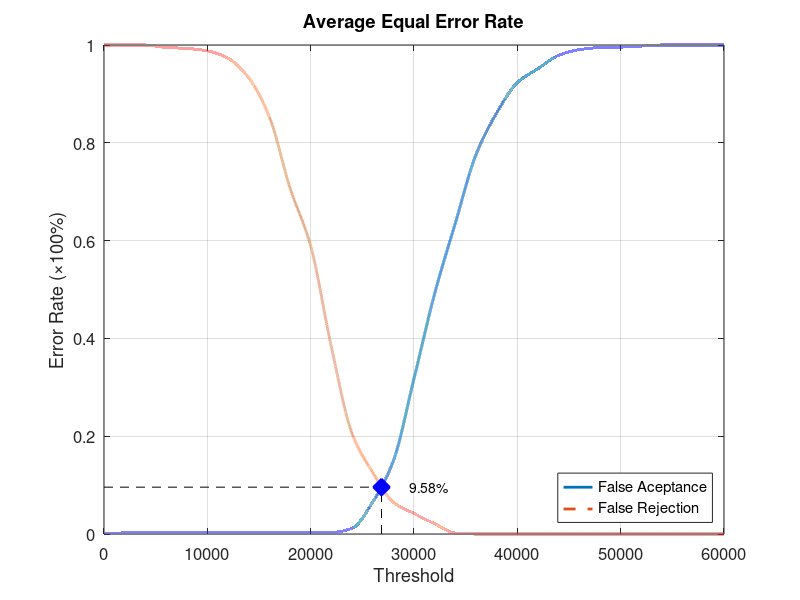
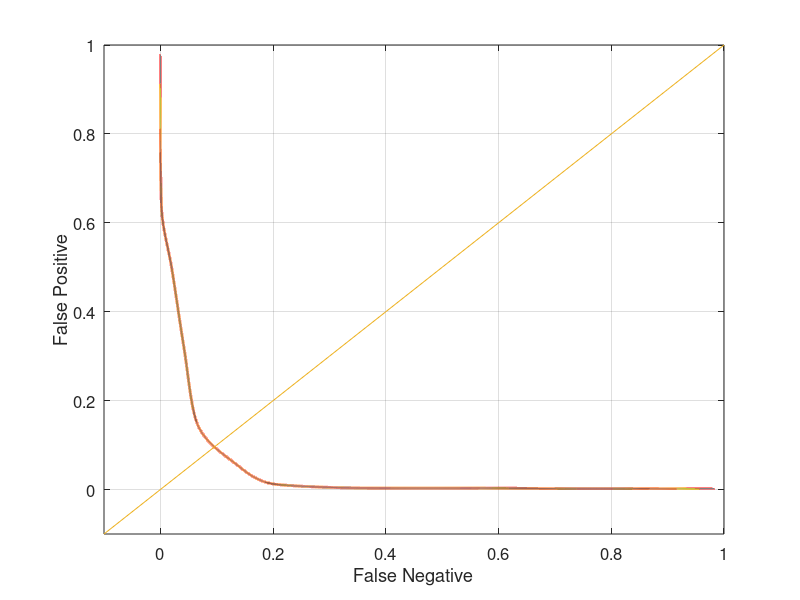

Recreate these plots in MATLAB, in order.
function yEER = Database2Average
close all;
clear;
clc;
x = 0:2000:60000;
xq = 0:0.5:60000;

y0 = [0 0.00210526 0.00210526 0.00210526 0.00210526 0.00210526 0.00210526 0.00210526 0.00210526 0.00210526 0.0031579 0.0031579 0.0115789 0.0652632 0.149474 0.317895 0.491579 0.63579 0.775789 0.861053 0.923158 0.951579 0.978947 0.990526 0.994737 0.995789 0.997895 1 1 1 1];
yy0 = interp1(x, y0, xq, 'pchip');
y1 = [1 1 1 0.995 0.993 0.988 0.973 0.933 0.853 0.708 0.589 0.383 0.206 0.126 0.065 0.042 0.021 0.002 0 0 0 0 0 0 0 0 0 0 0 0 0];
yy1 = interp1(x, y1, xq, 'pchip');

% Calculating EER: 
y2 = abs(y0 - y1);
find(y2 == min(y2))
yy2 = abs(yy0 - yy1);
xEER = find(yy2 == min(yy2));
xEERIndex = xq(xEER) % X-axis EER
yEER = yy0(xEER) % Y-axis EER

main = figure
plot(xq, yy0,'-','LineWidth', 2);	hold on
plot(xq, yy1,'--','LineWidth', 2);	hold on
plot([xEERIndex xEERIndex], [0 yEER], 'k--');	hold on
plot([0 xEERIndex], [yEER yEER], 'k--');	hold on
plot(xEERIndex, yEER, 'bx', 'LineWidth', 10);	hold on
text(xEERIndex + 10 * xEERIndex / 100, yEER, [num2str(round((10000 * yEER)) / 100) '%'])
legend('False Aceptance', 'False Rejection', 'Location', 'SouthEast')
xlabel('Threshold')
ylabel('Error Rate (\times100%)')
title('Average Equal Error Rate')
set(gca, 'FontSize', 12)
axis([0 60000 0 1])
grid on

print(main, 'Database2AverageMain', '-dpng');
FNRxFPR = figure('Color', [1 1 1]);
plot(yy1, yy0, '-', yy1, yy0, 'LineWidth', 2);
hold on
y = -0.1:0.1:1
plot(y, y); 
set(gca, 'FontSize', 12)
xlabel('False Negative')
ylabel('False Positive')
axis([-0.1 1 -0.1 1])
set(gca, 'FontSize', 12)
grid on

print(FNRxFPR, 'Database2AverageFNRxFPR','-dpng');
end
